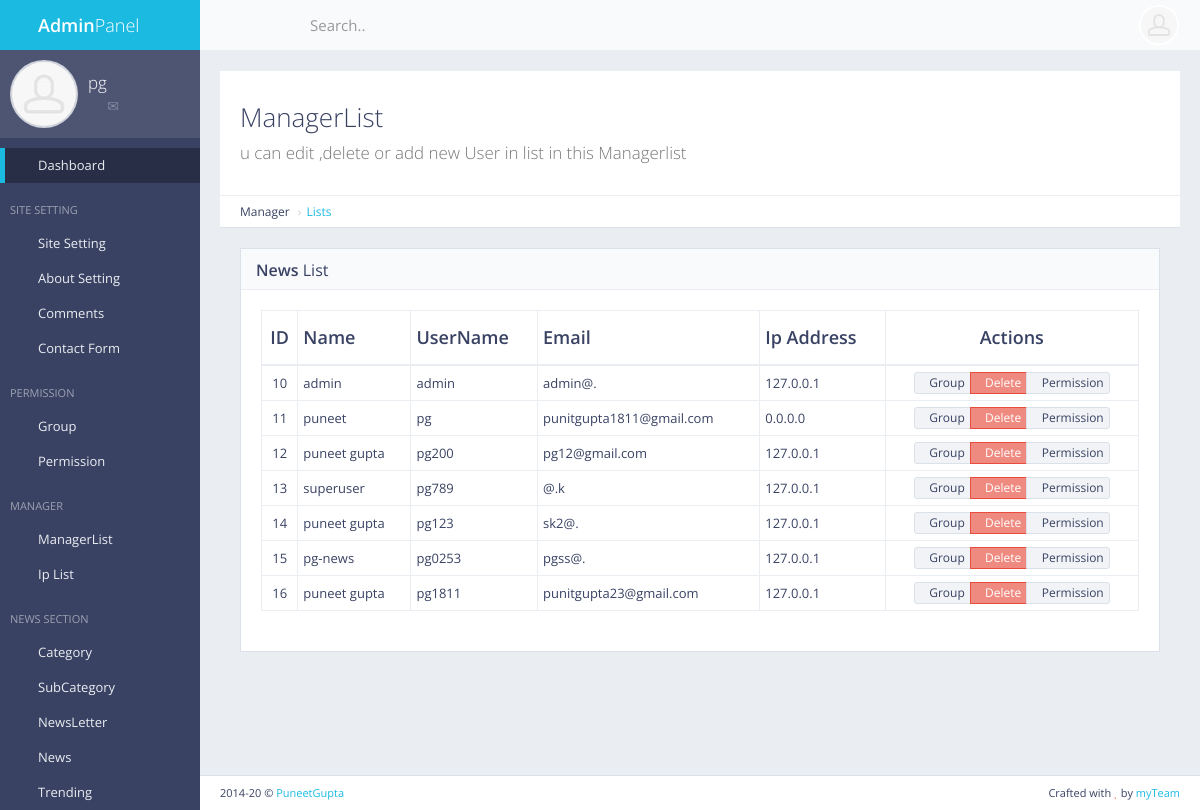
The page /panel/manager/list/ (signed in) on the database its author committed.
### manager/models.py (models this page shows, shortened)
class Manager(models.Model):
    name = models.CharField(default="",max_length=200)
    u_name = models.CharField(default="",max_length=100)
    e_mail = models.TextField()
    user_ip = models.CharField(max_length=15,default="")
    user_ip = models.TextField(default="")
    country = models.CharField(default="",max_length=100)

### manager/views.py (the view)
# urls.py: url(r'^panel/manager/list/$', views.manager_list, name='manager_list'),
def manager_list(request):
    if not request.user.is_authenticated:
        return redirect('mylogin')
    perm = 0
    for i in request.user.groups.all():
        if i.name == 'masteruser':
            perm = 1
    if perm == 0:
        error_msg = "Access Denied !"
        return render(request,'back/error.html',{'error':error_msg})
    man_list = Manager.objects.all()
    return render(request,'back/manager_list.html',{'managerlist':man_list})

### main/templatetags/extra_auth.py (called while the page is built)
@register.filter(name = "has_group")
def has_group(user,gname):
    return user.groups.filter(name=gname).exists()

### main/templates/back/manager_list.html (shortened to what this page needs)
{% extends 'back/master.html' %}
{% load static %}
{% block mainblock %}
<div id="page-content">
    <div class="content-header">
        <div class="header-section">
            <h1>
                <i class="fa fa-table"></i>ManagerList<br><small>u can edit ,delete or add new User in list in this
                    Managerlist</small>
            </h1>
        </div>
    </div>
    <ul class="breadcrumb breadcrumb-top">
        <li>Manager</li>
        <li><a href="/panel/manager/list">Lists</a></li>
    </ul>
    <div class="block full">
        <div class="block-title">
            <h2><strong>News</strong> List</h2>
        </div>
        <div class="table-responsive">
            <table id="example-datatable" class="table table-vcenter table-condensed table-bordered">
                <thead>
                    <tr>
                        <th class="text-center">ID</th>
                        <th>Name</th>
                        <th>UserName</th>
                        <th>Email</th>
                        <th>Ip Address</th>
                        <th class="text-center">Actions</th>
                    </tr>
                </thead>
                <tbody>
                    {% for c in managerlist %}
                    <tr>
                        <td class="text-center">{{c.pk}}</td>
                        <td>{{c.name}}</td>
                        <td>{{c.u_name}}</td>
                        <td>{{c.e_mail}}</td>
                        <td>{{c.user_ip}}</td>
                        <td class="text-center">
                            <div class="btn-group">
                                <a href="{%url 'users_groups' pk=c.pk %}" data-toggle="tooltip" title="Edit"
                                    class="btn btn-xs btn-default"><i class="fa fa-pencil"></i>Group</a>
                                <a href="{%url 'manager_del' pk=c.pk %}" data-toggle="tooltip" title="Delete"
                                    class="btn btn-xs btn-danger"><i class="fa fa-times"></i>Delete</a>
                                <a href="{%url 'users_perms' pk=c.pk %}" data-toggle="tooltip" title="Permission"
                                    class="btn btn-xs btn-default"><i class="fa fa-pencil"></i>Permission</a>
                            </div>
                        </td>
                    </tr>
                    {% endfor %}
                </tbody>
            </table>
        </div>
    </div>
</div>
{% endblock %}

### main/templates/back/master.html (shortened to what this page needs)
<!DOCTYPE html>
{% load static %}
{% load extra_auth %}
{% if user.is_authenticated %}
<html class="no-js" lang="en">
<head>
    <link rel="stylesheet" href="{%static 'back/css/bootstrap.min.css'%}">
    <link rel="stylesheet" href="{%static 'back/css/plugins.css'%}">
    <link rel="stylesheet" href="{%static 'back/css/main.css'%}">
    <link rel="stylesheet" href="{%static 'back/css/themes.css'%}">
    <link rel="stylesheet" type="text/css" href="{%static 'front/css/myfile.css'%}">
</head>
<body>
    <div id="page-wrapper">
        <div id="page-container" class="sidebar-partial sidebar-visible-lg sidebar-no-animations">
            <div id="sidebar">
                <div id="sidebar-scroll">
                    <div class="sidebar-content">
                        <a href="/panel" class="sidebar-brand">
                            <i class="gi gi-flash"></i><span
                                class="sidebar-nav-mini-hide"><strong>Admin</strong>Panel</span>
                        </a>
                        <div class="sidebar-section sidebar-user clearfix sidebar-nav-mini-hide">
                            <div class="sidebar-user-avatar">
                                <a href="page_ready_user_profile.html">
                                    <img src="{%static 'back/img/placeholders/avatars/avatar2.jpg'%}" alt="avatar">
                                </a>
                            </div>
                            <div class="sidebar-user-name">{{request.user}}</div>
                            <div class="sidebar-user-links">
                                <a href="page_ready_user_profile.html" data-toggle="tooltip" data-placement="bottom"
                                    title="Profile"><i class="gi gi-user"></i></a>
                                <a href="page_ready_inbox.html" data-toggle="tooltip" data-placement="bottom"
                                    title="Messages"><i class="gi gi-envelope"></i></a>
                                <a href="/panel/change/pass" class="enable-tooltip" data-placement="bottom"
                                    title="Reset Password"><i class="gi gi-cogwheel"></i></a>
                                <a href="/logout" data-toggle="tooltip" data-placement="bottom" title="Logout"><i
                                        class="gi gi-exit"></i></a>
                            </div>
                        </div>
                        <ul class="sidebar-nav" data-toggle="tooltip">
                            {% if perms.main.master_user %}
                            <li>
                                <a href="/panel" class=" active"><i class="gi gi-stopwatch sidebar-nav-icon"></i><span
                                        class="sidebar-nav-mini-hide">Dashboard</span></a>
                            </li>
                            {% endif %}
                            {% if request.user|has_group:"masteruser" %}
                            <li class="sidebar-header">
                                <span class="sidebar-header-options clearfix"><a href="/panel/setting/"
                                        data-toggle="tooltip" title="Quick Settings"><i
                                            class="gi gi-settings"></i></a></span>
                                <span class="sidebar-header-title">site Setting</span>
                            </li>
                            <li>
                                <a href="/panel/setting/"><i
                                        class="gi gi-show_big_thumbnails sidebar-nav-icon"></i><span
                                        class="sidebar-nav-mini-hide">Site Setting</span></a>
                                <a href="/panel/about/setting/"><i
                                        class="gi gi-show_big_thumbnails sidebar-nav-icon"></i><span
                                        class="sidebar-nav-mini-hide">About Setting</span></a>
                                <a href="/panel/comments/list"><i
                                        class="gi gi-show_big_thumbnails sidebar-nav-icon"></i><span
                                        class="sidebar-nav-mini-hide">Comments</span></a>
                                <a href="/panel/contactform/"><i
                                        class="gi gi-show_big_thumbnails sidebar-nav-icon"></i><span
                                        class="sidebar-nav-mini-hide">Contact Form</span></a>
                            </li>
                            <li class="sidebar-header">
                                <span class="sidebar-header-title">Permission</span>
                            </li>
                            <li>
                            <li>
                                <a href="/panel/manager/group"><i
                                        class="gi gi-show_big_thumbnails sidebar-nav-icon"></i><span
                                        class="sidebar-nav-mini-hide">Group</span></a>
                            </li>
                            <li>
                                <a href="/panel/manager/perms"><i
                                        class="gi gi-show_big_thumbnails sidebar-nav-icon"></i><span
                                        class="sidebar-nav-mini-hide">Permission</span></a>
                            </li>
                            <li class="sidebar-header">
                                <span class="sidebar-header-title">Manager</span>
                            </li>
                            <li>
                            <li>
                                <a href="/panel/manager/list"><i
                                        class="gi gi-show_big_thumbnails sidebar-nav-icon"></i><span
                                        class="sidebar-nav-mini-hide">ManagerList</span></a>
                                <a href="/panel/ip/list"><i
                                        class="gi gi-show_big_thumbnails sidebar-nav-icon"></i><span
                                        class="sidebar-nav-mini-hide">Ip List</span></a>
                            </li>
                            {% endif %}
                            <li class="sidebar-header">
                                <span class="sidebar-header-title">News Section</span>
                            </li>
                            {% if request.user|has_group:"masteruser" %}
                            <li>
                            <li>
                                <a href="#" class="sidebar-nav-menu"><i
                                        class="fa fa-angle-left sidebar-nav-indicator sidebar-nav-mini-hide"></i><i
                                        class="gi gi-show_big_thumbnails sidebar-nav-icon"></i><span
                                        class="sidebar-nav-mini-hide">Category</span></a>
                            </li>
                            <li>
                                <a href="#" class="sidebar-nav-menu"><i
                                        class="fa fa-angle-left sidebar-nav-indicator sidebar-nav-mini-hide"></i><i
                                        class="gi gi-show_big_thumbnails sidebar-nav-icon"></i><span
                                        class="sidebar-nav-mini-hide">SubCategory</span></a>
                            </li>
                            <li>
                                <a href="#" class="sidebar-nav-menu"><i
                                        class="fa fa-angle-left sidebar-nav-indicator sidebar-nav-mini-hide"></i><i
                                        class="gi gi-show_big_thumbnails sidebar-nav-icon"></i><span
                                        class="sidebar-nav-mini-hide">NewsLetter</span></a>
                            </li>
                            {% endif %}
                            <li>
                                <a href="#" class="sidebar-nav-menu"><i
                                        class="fa fa-angle-left sidebar-nav-indicator sidebar-nav-mini-hide"></i><i
                                        class="gi gi-show_big_thumbnails sidebar-nav-icon"></i><span
                                        class="sidebar-nav-mini-hide">News</span></a>
                            </li>
                            {% if request.user|has_group:"masteruser" %}
                            <li>
                                <a href="/panel/trending/add"><i
                                        class="gi gi-show_big_thumbnails sidebar-nav-icon"></i><span
                                        class="sidebar-nav-mini-hide">Trending</span></a>
                            </li>
                            {% endif %}
                        </ul>
                    </div>
                </div>
            </div>
            <div id="main-container">
                <header class="navbar navbar-default">
                    <ul class="nav navbar-nav-custom">
                        <li>
                            <a href="#" onclick="App.sidebar('toggle-sidebar');this.blur();">
                                <i class="fa fa-bars fa-fw"></i>
                            </a>
                        </li>
                        <li class="dropdown">
                            <a href="#" class="dropdown-toggle" data-toggle="dropdown">
                                <i class="gi gi-settings"></i>
                            </a>
                        </li>
                    </ul>
                    <form action="page_ready_search_results.html" method="post" class="navbar-form-custom">
                        <div class="form-group">
                            <input type="text" id="top-search" name="top-search" class="form-control"
                                placeholder="Search..">
                        </div>
                    </form>
                    <ul class="nav navbar-nav-custom pull-right">
                        <li class="dropdown">
                            <a href="#" class="dropdown-toggle" data-toggle="dropdown">
                                <img src="{%static 'back/img/placeholders/avatars/avatar2.jpg' %}"
                                    alt="{{request.user}}"> <i class="fa fa-angle-down"></i>
                            </a>
                        </li>
                    </ul>
                </header>
                <div id="page-content">
                    {% block mainblock %}
                    {%  endblock %}
                </div>
                <footer class="clearfix">
                    <div class="pull-right">
                        Crafted with <i class="fa fa-heart text-danger"></i> by <a href="#" target="_blank">myTeam</a>
                    </div>
                    <div class="pull-left">
                        <span id="year-copy"></span> &copy; <a href="#" target="_blank">PuneetGupta</a>
                    </div>
                </footer>
            </div>
        </div>
    </div>
</body>
</html>
{% else %}
please login
{% endif %}

### rows shown on the page
Manager: pk "10", name "admin", u_name "admin", e_mail "admin@.", user_ip "127.0.0.1"
Manager: pk "11", name "puneet", u_name "pg", e_mail "punitgupta1811@gmail.com", user_ip "0.0.0.0"
Manager: pk "12", name "puneet gupta", u_name "pg200", e_mail "pg12@gmail.com", user_ip "127.0.0.1"
Manager: pk "13", name "superuser", u_name "pg789", e_mail "@.k", user_ip "127.0.0.1"
Manager: pk "14", name "puneet gupta", u_name "pg123", e_mail "sk2@.", user_ip "127.0.0.1"
Manager: pk "15", name "pg-news", u_name "pg0253", e_mail "pgss@.", user_ip "127.0.0.1"
Manager: pk "16", name "puneet gupta", u_name "pg1811", e_mail "punitgupta23@gmail.com", user_ip "127.0.0.1"

### other values the page prints
{{ request.user }} "pg"
